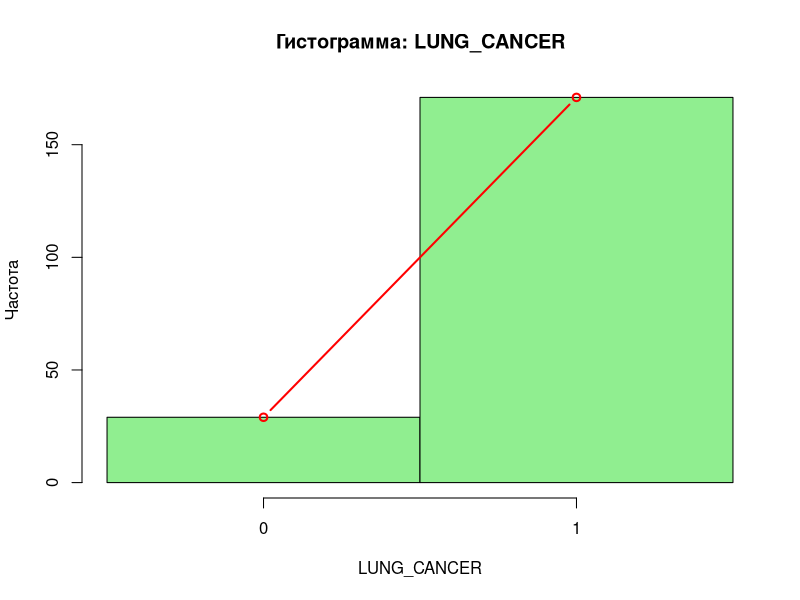
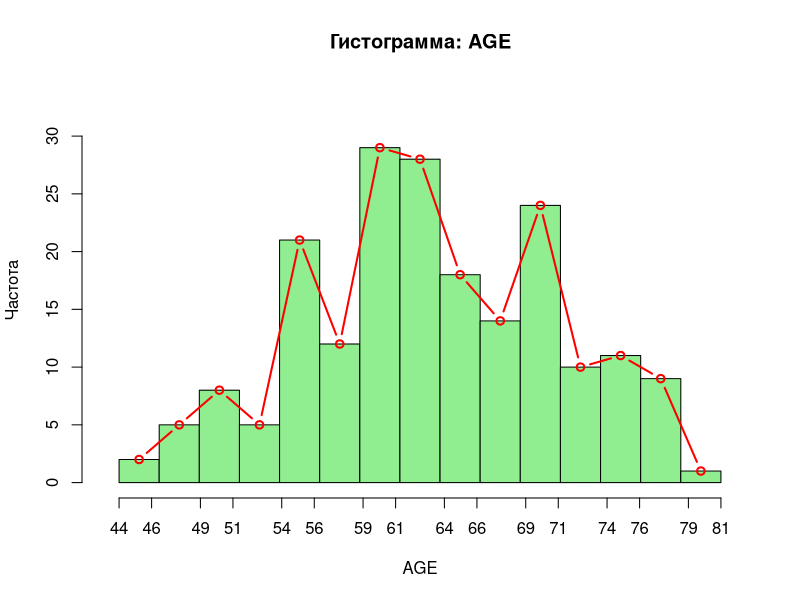
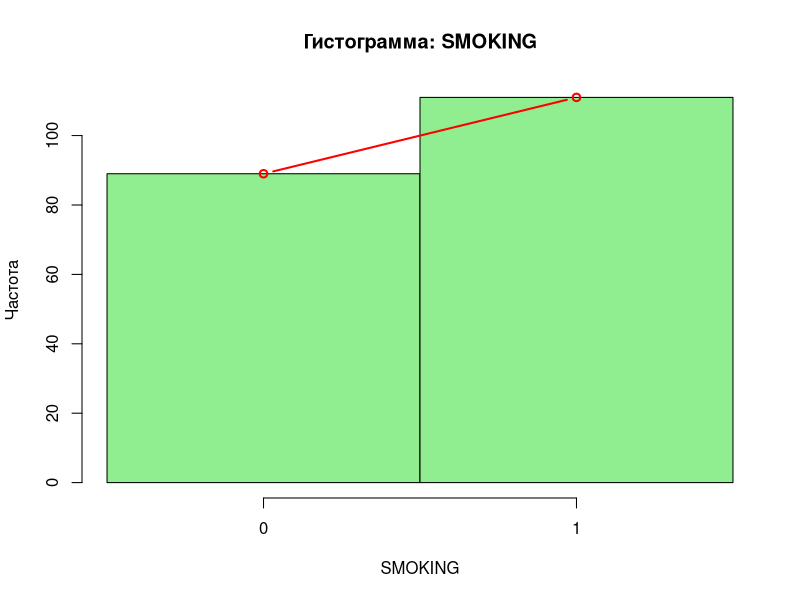
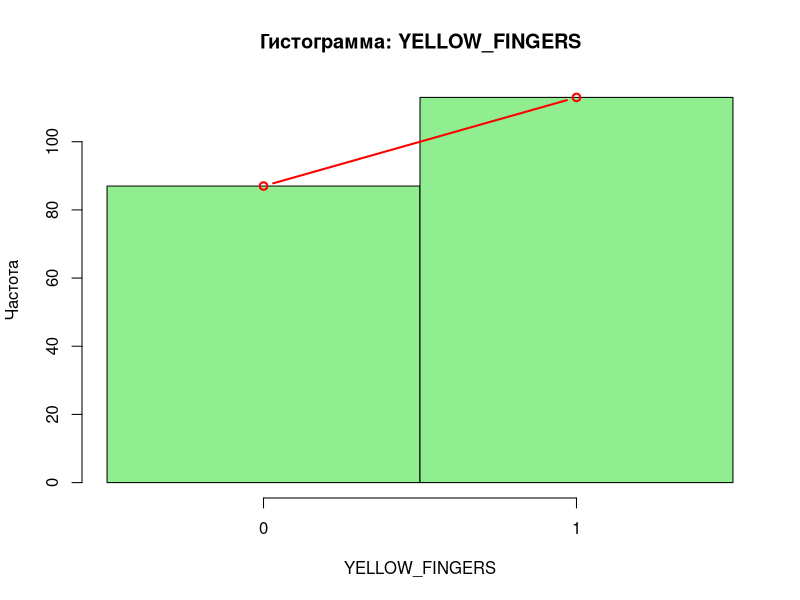
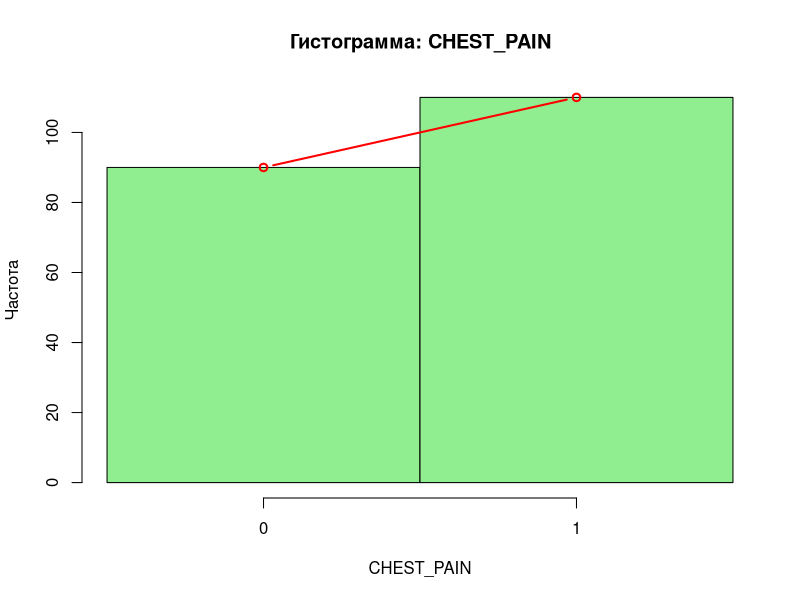
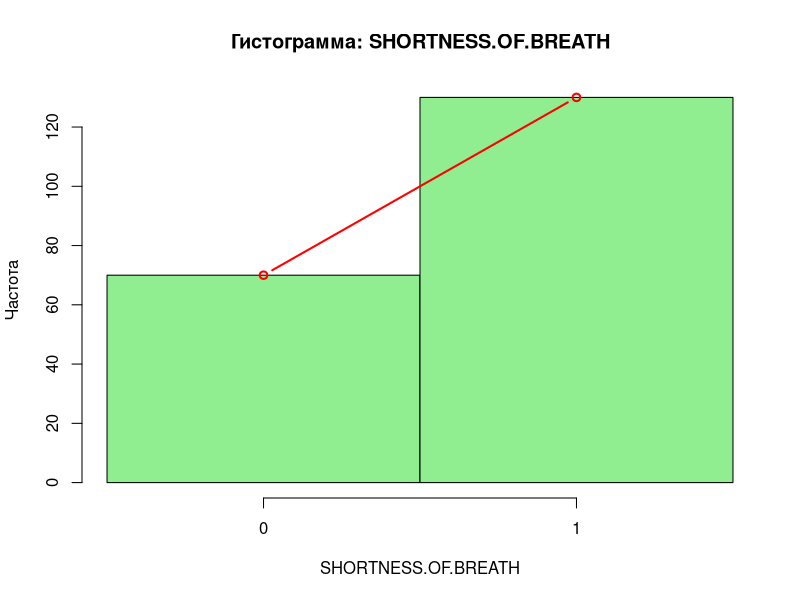

The R source for these figures, in order:
data <- read.csv("survey lung cancer.csv", sep=";", header=TRUE, stringsAsFactors = FALSE)
colnames(data) <- trimws(colnames(data))
data$LUNG_CANCER <- ifelse(data$LUNG_CANCER == "YES", 1, 0)
Y_list <- c("LUNG_CANCER", "AGE", "SMOKING", "YELLOW_FINGERS", "CHEST_PAIN", "SHORTNESS.OF.BREATH")
dir.create("lab1", showWarnings = FALSE)
results_table <- data.frame()
for (Yi in Y_list) {
  current_val <- as.numeric(data[[Yi]])
  current_val <- current_val[!is.na(current_val)]
  if (all(current_val %in% c(1, 2))) {
    current_val <- current_val - 1
  }
  n <- length(current_val)
  if (Yi == "AGE") {
    sorted_val <- sort(current_val)
    Q1 <- sorted_val[floor(n * 0.25)]
    Q3 <- sorted_val[ceiling(n * 0.75)]
    IQR_val <- Q3 - Q1
    lower_bound <- Q1 - 1.5 * IQR_val
    upper_bound <- Q3 + 1.5 * IQR_val
    current_val <- current_val[current_val >= lower_bound & current_val <= upper_bound]
    n <- length(current_val)
    cat("AGE: удалено", 200 - n, "выбросов, осталось", n, "наблюдений\n")
  }
  m_mean   <- sum(current_val) / n
  m_var    <- sum((current_val - m_mean)^2) / (n - 1)
  m_sd     <- sqrt(m_var)
  sorted_val <- sort(current_val)
  m_median   <- (sorted_val[n/2] + sorted_val[n/2 + 1]) / 2
  tbl <- table(current_val)
  m_mode <- as.numeric(names(tbl)[tbl == max(tbl)])[1]
  is_01 <- all(current_val %in% c(0, 1))
  png(paste0("lab1/", Yi, ".png"), width = 800, height = 600)
  if (is_01) {
    brks <- c(-0.5, 0.5, 1.5)
    hist(current_val, breaks = brks,
         main = paste("Гистограмма:", Yi),
         col = "lightgreen", border = "black",
         xlab = Yi, ylab = "Частота", xaxt = "n")
    axis(1, at = c(0, 1), labels = c("0", "1"))
    h <- hist(current_val, breaks = brks, plot = FALSE)
    lines(h$mids, h$counts, type = "b", col = "red", lwd = 2)
  } else {
    n_breaks <- 15
    brks <- seq(min(current_val), max(current_val), length.out = n_breaks + 1)
    h <- hist(current_val, breaks = brks, plot = FALSE)
    xlim <- range(brks) + c(-1, 1) * diff(range(brks)) * 0.02
    ylim <- c(0, max(h$counts) * 1.15)
    hist(current_val, breaks = brks,
         main = paste("Гистограмма:", Yi),
         col = "lightgreen", border = "black",
         xlab = Yi, ylab = "Частота",
         xlim = xlim, ylim = ylim, xaxt = "n")
    axis(1, at = round(brks, 0))
    lines(h$mids, h$counts, type = "b", col = "red", lwd = 2)
  }
  dev.off()
  new_row <- data.frame(
    Признак = Yi,
    Среднее = round(m_mean, 3),
    Медиана = round(m_median, 3),
    Мода = round(m_mode, 3),
    СКО = round(m_sd, 3),
    Дисперсия = round(m_var, 3)
  )
  results_table <- rbind(results_table, new_row)
}
cat("\n====== МЕТРИКИ ======\n")
print(results_table, row.names = FALSE)

write.csv(results_table, "lab1/metrics_table.csv", row.names = FALSE)
